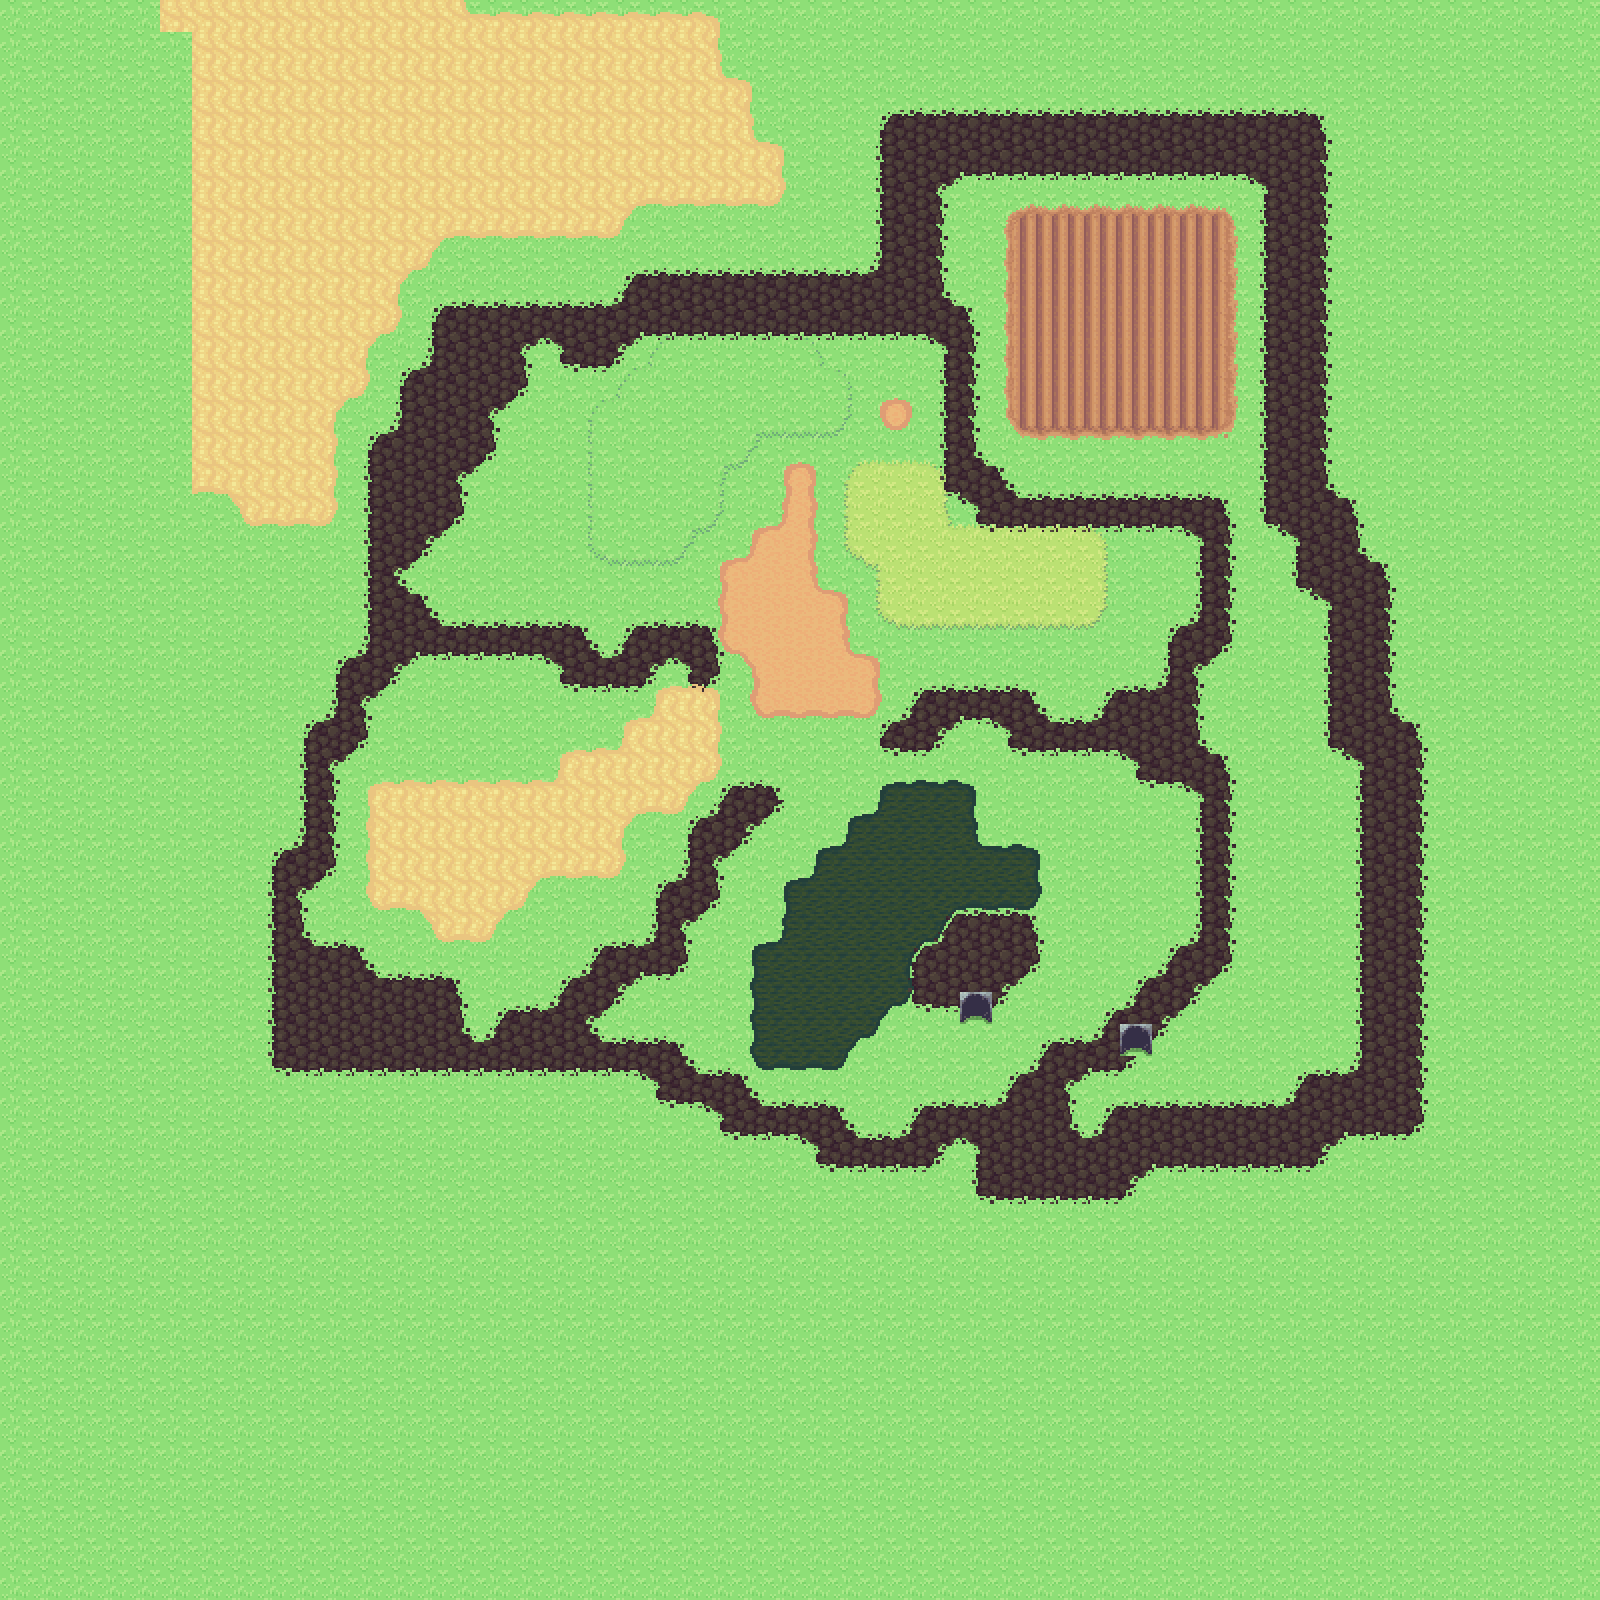

Tiled map render using the project's own tile images. Description and the map definition, with tile-layer contents summarised, below:
An orthogonal 50x50 tile map with 32x32 px tiles, 3 tile layers (Base, Ground, Hills), 2 tilesets and 2 objects (HeroSpawn, WeaponSpawn).

<map version="1.4" tiledversion="1.4.3" orientation="orthogonal" renderorder="right-down" width="50" height="50" tilewidth="32" tileheight="32" infinite="0" nextlayerid="7" nextobjectid="4">
 <editorsettings>
  <chunksize width="32" height="32" />
  <export target="../maps/map-01.csv" format="csv" />
 </editorsettings>
 <tileset firstgid="1" source="ground.tsx" />
 <tileset firstgid="361" source="cave-walls.tsx" />
 <layer id="1" name="Base" width="50" height="50" tintcolor="#e6d7d7">
  <data>[2500 cells, 2500 non-empty, 1 distinct tile ids]</data>
 </layer>
 <layer id="2" name="Ground" width="50" height="50">
  <data>[2500 cells, 520 non-empty, 68 distinct tile ids]</data>
 </layer>
 <layer id="4" name="Hills" width="50" height="50">
  <data>[2500 cells, 547 non-empty, 14 distinct tile ids]</data>
 </layer>
 <objectgroup id="5" name="PlayerData">
  <object id="2" name="Start" type="HeroSpawn" x="766" y="636.795" width="32" height="32" />
 </objectgroup>
 <objectgroup id="6" name="LevelData">
  <object id="3" name="weapon_spawn" type="WeaponSpawn" x="614.317" y="486.112" width="20.118" height="20.7886" />
 </objectgroup>
</map>
